Frame 1 (no input): blank canvas, image omitted
Frame 60 (no input): blank canvas, image omitted
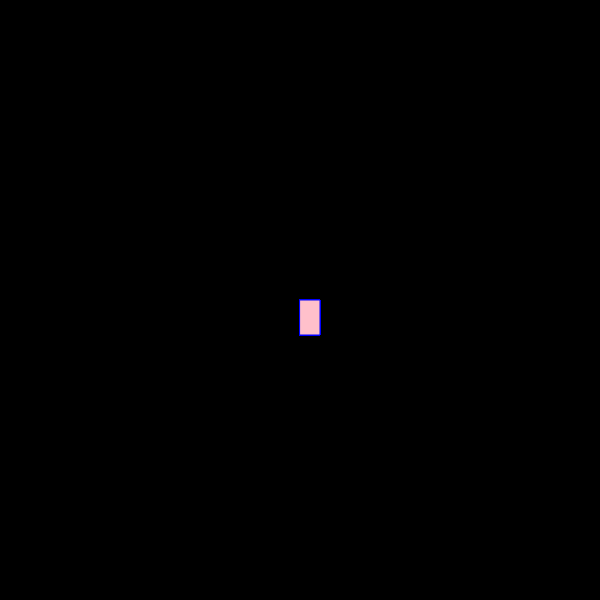
Frame 120 (the mouse pressed at the canvas centre since frame 60)

The p5.js sketch whose frames 1 and 60 were blank and that drew this single picture after the mouse press (run headless with seeded random() and noise() and a simulated clock; from frame 60 on, the mouse is pressed at the canvas centre):

// p5.js sketch
// ── sketch.js
function setup() {
    createCanvas(600, 600);
    background("black");
  }
  
  function draw() {
    stroke("blue");
    fill("pink");
  
    // console.log(mouseIsPressed)
  
    if (mouseIsPressed) {
      rect(mouseX, mouseY, 20, 35);
    }
  }
